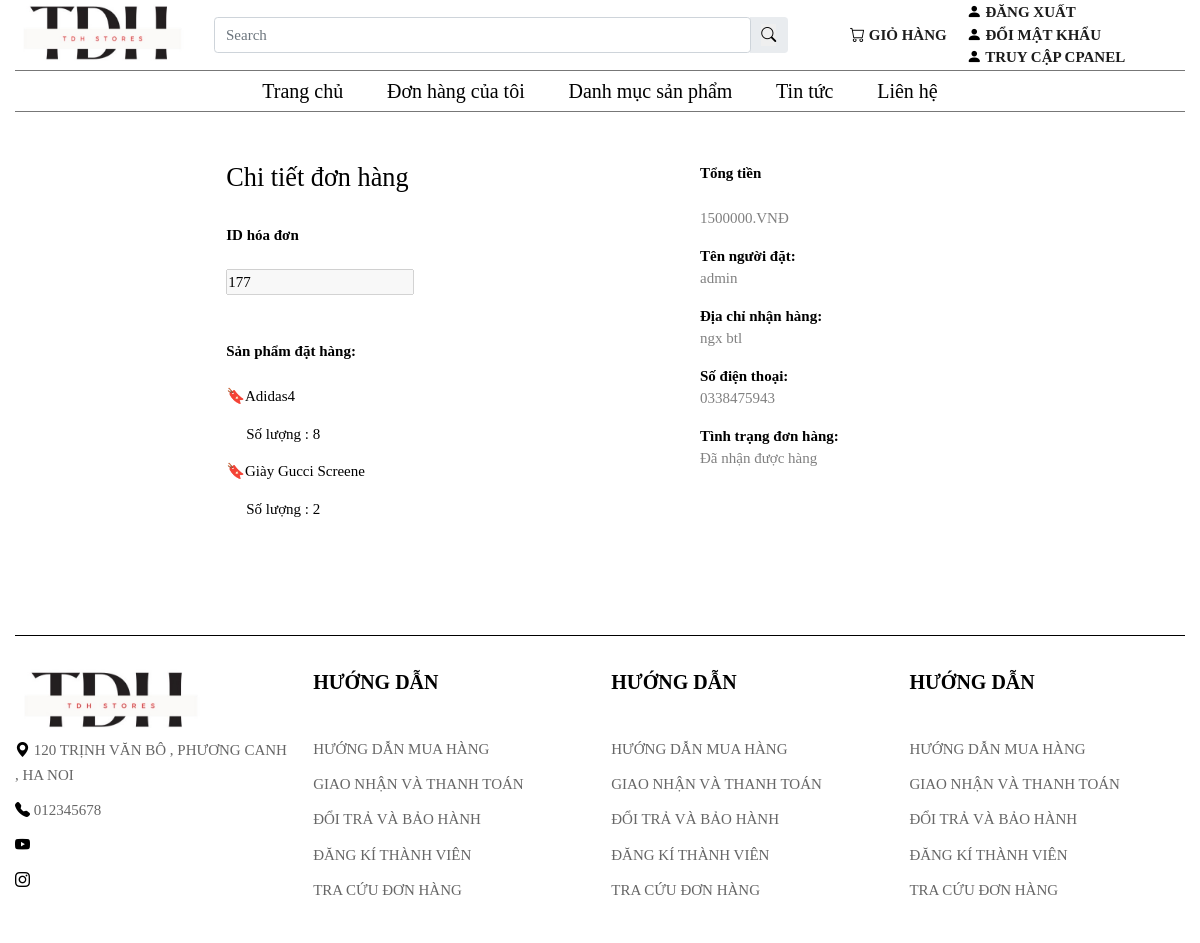
The page /index.php?redirect=billct&id_bill=177 (signed in) on the database its author committed.
### tables this page shows
CREATE TABLE `bill_chitiet` (
  `id_bill_ct` int(11) NOT NULL,
  `idpro` int(11) NOT NULL,
  `soluong` int(11) NOT NULL,
  `iduser` int(11) NOT NULL,
  `id_bill` int(11) NOT NULL
);

CREATE TABLE `sanpham` (
  `id` int(11) NOT NULL,
  `name` varchar(255) NOT NULL,
  `price` int(11) DEFAULT 0,
  `img` varchar(255) DEFAULT NULL,
  `mota` text DEFAULT NULL,
  `luotxem` int(11) DEFAULT 0,
  `iddm` int(11) NOT NULL
);

CREATE TABLE `bill` (
  `id` int(10) NOT NULL,
  `iduser` int(10) DEFAULT 0,
  `ngaydathang` varchar(50) NOT NULL,
  `total` int(10) NOT NULL DEFAULT 0,
  `bill_status` tinyint(1) NOT NULL DEFAULT 0 COMMENT '0.Chờ xác nhận\r\n1.Đang lấy hàng\r\n2.Đang giao hàng\r\n3.giao hàng thành công\r\n4.Hủy',
  `receive_name` varchar(255) DEFAULT NULL,
  `receive_address` varchar(255) DEFAULT NULL,
  `receive_tel` varchar(50) DEFAULT NULL
);

### index.php (called while the page is built, shortened)
<?php
include "app/models/clientModel/sanpham.php";
include "config.php";
include "app/views/Client/layout/header.php";
include "app/controllers/ClientController.php";
include "app/views/Client/layout/footer.php";
?>

### config.php (called while the page is built, shortened)
<?php
    function connect() {
        $servername = "localhost";
        $username = "root";
        $password = "";
        $dbname = "shop-ban-giay";
        try {
            $connect = new PDO("mysql:host=$servername;dbname=$dbname", $username, $password);
            $connect->setAttribute(PDO::ATTR_ERRMODE, PDO::ERRMODE_EXCEPTION);
            return $connect;
        } catch(PDOException $e) {
            echo "Connection failed: " . $e->getMessage();
        }
    }
?>
<?php
function pdo_query($sql){
    $sql_args=array_slice(func_get_args(),1);
    try{
        $connect = connect();
        $stmt= $connect->prepare($sql);
        $stmt->execute($sql_args);
        $rows=$stmt->fetchAll();
        return $rows;
    }
    catch(PDOException $e){
        throw $e;
    }
    finally{
        unset($connect);
    }
}
?>

### app/models/ClientModel/sanpham.php (called while the page is built, shortened)
<?php
function billct($idbill){
    $sql= "SELECT * FROM bill_chitiet
    JOIN taikhoan ON bill_chitiet.iduser = taikhoan.id
    JOIN sanpham ON bill_chitiet.idpro = sanpham.id
    JOIN bill ON bill.id = bill_chitiet.id_bill
    WHERE bill_chitiet.id_bill = $idbill
    ";
    $result = pdo_query($sql);
    return $result;
}

### app/views/Client/sanpham/billct.php (the view, shortened to what this page needs)
<div class="container-big">
    <div class="container">
        <div class="">
            <h3>Chi tiết đơn hàng</h3><br>
        </div>
        <?php $id_bill = $_GET['id_bill'];?>
        <strong>ID hóa đơn</strong><br><br>
        <input disabled type="text" name="tensp" value="<?= $id_bill ?>" required>
        <br><br><br><strong style="margin-top:1%;">Sản phẩm đặt hàng:</strong><br><br>
        <?php
        $idbill = $_GET['id_bill'];
        $billct = billct($idbill);
        foreach($billct as $row):
            extract($row);
        ?>
            <div class="abczzz">
                <div>
                    <p>🔖<?= $name ?> </p>
                </div><br>
                <div>
                    <p style="margin-left:20px">Số lượng : <?=$soluong?></p>
                </div>
            </div>
        <?php endforeach;?>
    </div>
    <div>
        <strong> Tổng tiền</strong><br><br>
        <p style="color:gray;"><?= $total ?>.VNĐ </p>
        <strong>Tên người đặt: </strong>
        <p style="color:gray;"> <?= $receive_name ?></p>
        <strong>Địa chỉ nhận hàng: </strong><br>
        <p style="color:gray;"><?= $receive_address ?></p>
        <strong>Số điện thoại: </strong><br>
        <p style="color:gray;"><?= $receive_tel ?></p>
        <strong>Tình trạng đơn hàng: </strong><br>
        <?php if($bill_status == 0 ){?>
            <p style="color:gray;">Chờ xác nhận</p>
        <?php } else if ($bill_status == 1){ ?>
            <p style="color:gray;">Đang chờ lấy hàng</p>
        <?php } else if ($bill_status == 2){ ?>
            <p style="color:gray;">Đang giao hàng</p>
        <?php } else if ($bill_status == 3){ ?>
            <p style="color:gray;">Đã giao hàng</p>
        <?php } else if ($bill_status == 4){ ?>
            <p style="color:gray;">Đã nhận được hàng</p>
        <?php } ?>
    </div>
</div>

### public/css/style.css (style rules this page uses)
* { box-sizing: border-box; font-family: 'SVN-Gotham'; font-size: 15px; color: #000; padding: 0; margin: 0; }

### app/views/Client/sanpham/billct.php (style rules this page uses)
.abczzz { display: grid; grid-template-columns: 1fr 1fr; }
.container-big { display: grid; grid-template-columns: 1fr 1fr; margin-left: 200px; margin-top: 50px; }

### rows shown on the page
bill_chitiet: sanpham.name "Adidas4", soluong "8"
bill_chitiet: sanpham.name "Giày Gucci Screene", soluong "2"
bill: total "1500000", receive_name "admin", receive_address "ngx btl", receive_tel "0338475943"
